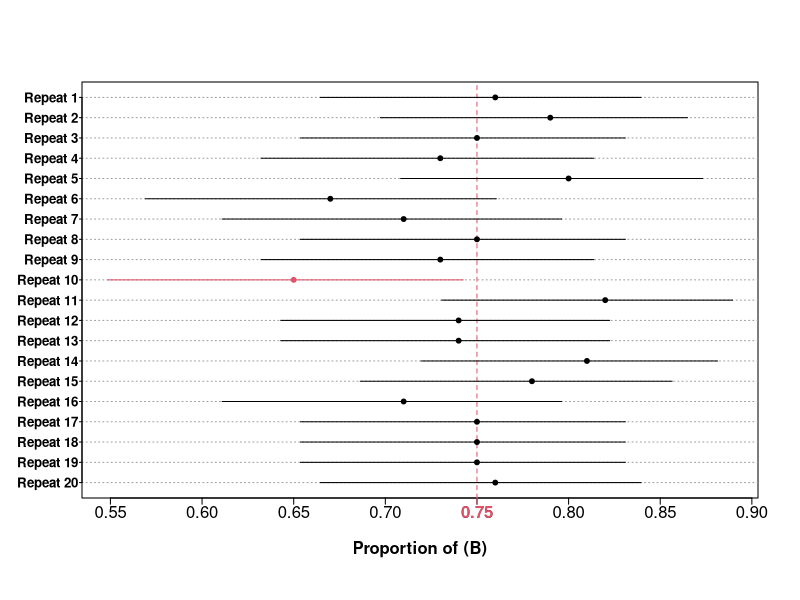

Write the R code that produced this figure.
CI.bi = function(n, p, n.sim, ylabel = FALSE){
  
  fun = function(){
    x = rbinom(1, n, p)
   pe = x/n
   CI = binom.test(x, n, p)[[4]]
   c(CI[1], CI[2], pe)
  }
  
    sim = t(replicate(n.sim, fun()))
capture = sim[ ,1] <= p & p <= sim[ ,2]
      y = unlist(lapply(1:n.sim, function(x) c(x, x)))
  
  original.par = par(no.readonly = TRUE) ; on.exit(par(original.par))
  par(mgp = c(2, .2, 0), tck = -.015)
  plot(sim[, 1:2], y, ty = "n", ylab = NA, yaxt = "n", xlab = "Proportion of (B)", font.lab = 2)
  
  abline(h = 1:n.sim, col = 8, lty = 3)
  abline(v = p, lty = 2, col = 2)
  segments(sim[ ,1], 1:n.sim, sim[ ,2], 1:n.sim, lend = 1, col = ifelse(capture, 1, 2))
  axis(1, at = p, col.axis = 2, col = 2, font = 2)
  if(ylabel) axis(2, at = 1:n.sim, labels = paste0("Repeat ", rev(1:n.sim)), font = 2, las = 1, cex.axis = .8, tck = -.006)
  points(sim[, 3], 1:n.sim, pch = 19, col = ifelse(capture, 1, 2), cex = ifelse(n.sim > 50, .6, .65))
  
  cat("Coverage =", mean(capture)*1e2, "%", "\n", "Long-run proportion =", mean(sim[, 3])*1e2, "%")
}
# Example of use:
CI.bi(n = 100, p = .75, n.sim = 20, ylabel = TRUE)
